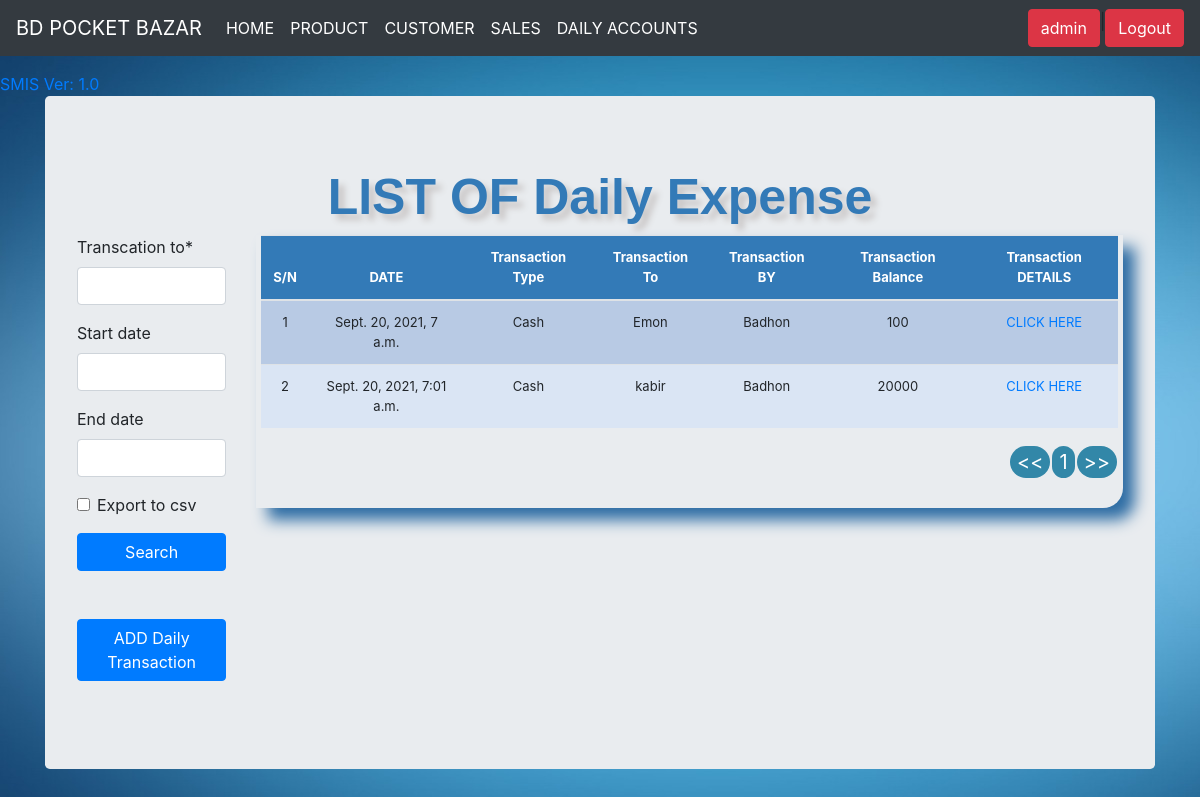
/list_daily_accounts/ (signed in), run on the app's committed database.
### stockmgmt/models.py (models this page shows, shortened)
class daily_accounts(models.Model):
    date = models.DateTimeField(auto_now_add=True,auto_now=False,blank=True,null=True)
    type_payment_choice = (
        ('Cash','Cash'),
        ('Receipt','Receipt'),
        ('Cheque','cheque'),
        ('Balance Transfer','Balance Transfer'),
    )
    Payment_type = models.CharField(max_length=20,default='',blank=True,null=True,choices=type_payment_choice)
    Transcation_to = models.CharField(max_length=30, blank=False,null=True)
    Transcation_by = models.CharField(max_length=30,blank=False,null=True)
    Expense_reason = models.TextField(max_length=250,blank=False,null=True)
    Debit = models.IntegerField(default='0',blank=True,null=True)
    Credit = models.IntegerField(default='0',blank=False,null=True)
    Balance = models.IntegerField(default='0',blank=False,null=True)

### stockmgmt/views.py (the view, shortened to what this page needs)
# urls.py: path('list_daily_accounts/', views.list_daily_accounts, name = "list_daily_accounts"),
@login_required
def list_daily_accounts(request):
    title = 'LIST OF Daily Expense'
    form = daily_accountsSearchForm(request.POST or None)
    queryset = daily_accounts.objects.all()
    context = {
        "title": title,
        "queryset": queryset,
        "form": form,
    }
    return render(request, "list_daily_accounts.html", context)

### stockmgmt/forms.py
class daily_accountsSearchForm(forms.ModelForm):
    export_to_CSV = forms.BooleanField(required=False)
    start_date = forms.DateTimeField(required=False)
    end_date = forms.DateTimeField(required=False)
    class Meta:
        model = daily_accounts
        fields = ['Transcation_to','start_date', 'end_date']

### stockmgmt/templates/list_daily_accounts.html (shortened to what this page needs)
{% load static %}
{% load crispy_forms_tags %}
<!DOCTYPE html>
<html lang="en">
  <head>
    <link href="{% static 'js/jquery-ui-1.12.1/jquery-ui.min.css' %}" rel="stylesheet">
    <link href="{% static 'js/jquery-ui-1.12.1/jquery-ui.structure.min.css' %}" rel="stylesheet">
    <link href="{% static 'js/jquery-ui-1.12.1/jquery-ui.theme.min.css' %}" rel="stylesheet">
    <link href="{% static 'css/stylesheet.css' %}" rel="stylesheet">
    <link href="{% static 'css/bootstrap.min.css' %}" rel="stylesheet">
    <link href="{% static 'js/nprogress/nprogress.css' %}" rel="stylesheet">
    <link href="{% static 'css/navbar-top-fixed.css' %}" rel="stylesheet">
  </head>
  <body>
    {% include 'navbar.html' %}
  <main role="main" class="container">
     <div class="jumbotron">
      <div class="header"> LIST OF Daily Expense </div>
      <div class="row">
            <div class="col-sm-2">
              <form method='POST' action=''>{% csrf_token %}
                {{form|crispy}}
                <input class="btn btn-primary mybutton" type="submit" value='Search'/>
                </form>
                <br><br>
                <a href="/add_daily_accounts"><div class="btn btn-primary mybutton">ADD Daily Transaction </div></a><br><br>
            </div>
            <br>
            <div class="col-sm-10">
                <div class="display_table">
                    <table class='table'>
                    <thead>
                      <tr>
                        <th>S/N</th>
                        <th>DATE</th>
                        <th>Transaction Type</th>
                        <th>Transaction To</th>
                        <th>Transaction BY </th>
                        <th>Transaction Balance</th>
                        <th>Transaction DETAILS </th>
                      </tr>
                      </thead>
                      {% for instance in queryset %}
                      <tr>
                        <td>{{forloop.counter}}</td>
                        <td>{{instance.date}}</td>
                        <td>{{instance.Payment_type}}</td>
                        <td>{{instance.Transcation_to}}</td>
                        <td>{{instance.Transcation_by}}</td>
                        <td>{{instance.Balance}}</td>
                        <td><a href="{% url 'daily_accounts_details' instance.id %}" class="btn-white">CLICK HERE</a></td>
                      {% endfor %}
                    </table>
                </div>
            </div>
        </div>
       </div>
  </main>
  </body>
  </html>

### stockmgmt/templates/navbar.html (shortened to what this page needs)
<nav class="navbar navbar-expand-md navbar-dark fixed-top bg-dark">
    <a class="navbar-brand" href="/"> BD POCKET BAZAR </a>
    <div class="collapse navbar-collapse" id="navbarCollapse">
      <ul class="navbar-nav mr-auto">
        <li class="nav-item active">
          <a class="nav-link" href="/">HOME <span class="sr-only">(current)</span></a>
        </li>
        <li class="nav-item active">
          <a class="nav-link" href="/list_items">PRODUCT <span class="sr-only">(current)</span></a>
        </li>
        <li class="nav-item active">
          <a class="nav-link" href="/list_customer">CUSTOMER <span class="sr-only">(current)</span></a>
        </li>
        <li class="nav-item active">
          <a class="nav-link" href="/list_invoice">SALES <span class="sr-only">(current)</span></a>
        </li>
        <li class="nav-item active">
          <a class="nav-link" href="/list_daily_accounts">DAILY ACCOUNTS <span class="sr-only">(current)</span></a>
        </li>
        </ul>
      <ul class="navbar-nav">
        {% if request.user.is_authenticated %}
        <li><button class="btn btn-danger">{{ user }}</button></a></li>|
        <li><a href="/accounts/logout"><button class="btn btn-danger">Logout </button></a></li>
        {% else %}
        <li><a href="/accounts/login"><button class="btn btn-danger"> Login </button>/a></li>
        {% endif %}
      </ul>
    </div>
  </nav>
  <a href="#"><div id="version-display" data-toggle="modal" data-target="#myModal">SMIS Ver: 1.0</div></a>

### stockmgmt/static/css/stylesheet.css (style rules this page uses)
body { background-color: #34eb6b; background-image: url("../img/bg.jpg"); }
.table { font-size: 13px; text-align: center; width: 95%; margin: auto; }
.mybutton { width: 100%; }
.table tr:nth-child(odd) { background: #B8CAE4 }
.table tr:nth-child(even) { background: #dae5f4 }
th { background-color: #337ab7; color: white; }
.display_table { border-bottom-right-radius: 20px; padding-left: 5px; padding-right: 5px; padding-bottom: 20px; box-shadow: 12px 12px 15px #2e6da4; }
.header { font-family: helvetica; color: #337ab7; font-size: 50px; text-align: center; width: 100%; text-shadow: 6px 6px 6px #c9c6c6; display: block; font-weight: bolder; }

### stockmgmt/static/css/navbar-top-fixed.css (style rules this page uses)
body { min-height: 75rem; padding-top: 4.5rem; }

### data on the page
daily_accounts: date "Sept. 20, 2021, 7 a.m.", Payment_type "Cash", Transcation_to "Emon", Transcation_by "Badhon", Balance "100"
daily_accounts: date "Sept. 20, 2021, 7:01 a.m.", Payment_type "Cash", Transcation_to "kabir", Transcation_by "Badhon", Balance "20000"

### other printed values
{{ user }} "admin"
